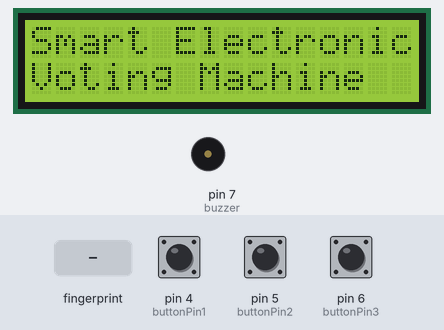
A sketch run on a simulated Arduino Uno, built with avr-gcc and run on an emulated ATmega328P. On the bench: 16×2 character LCD, buzzer (waves = sounding, pin HIGH). The test bench sets the inputs (shaded band); at power-on: pin 4 (buttonPin1) LOW, pin 5 (buttonPin2) LOW, pin 6 (buttonPin3) LOW. What the sketch prints to the serial monitor is not drawn.

Above: at 1.2 s.
At 5.3 s:
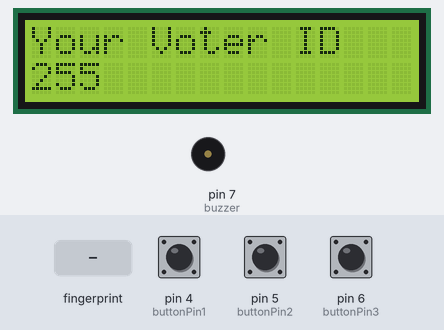
5.4 s: pin 4 (buttonPin1) pulled HIGH for 3.2 s
At 11.7 s:
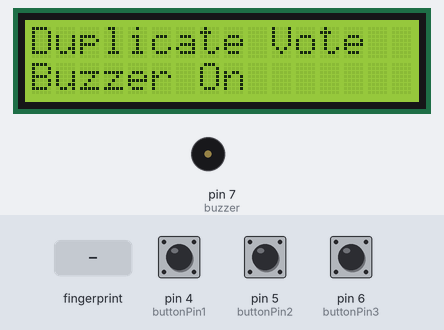
13.9 s: finger stored as number 1 placed on the sensor
At 22.9 s:
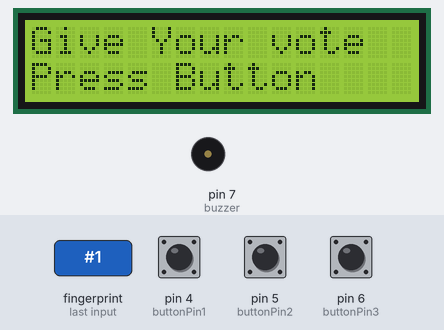
Timing chart, 0 to 23.2 s (numbered marks = the images above; inputs shaded):
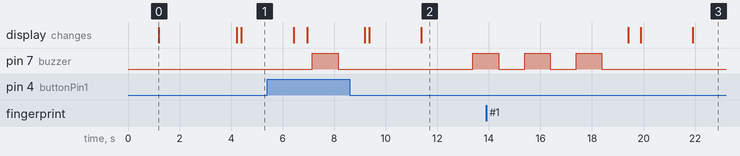

Measured:
- after the input at 5.4 s, pin 7 (buzzer): LOW → HIGH after 1.8 s, → LOW 1.0 s later, → HIGH 5.2 s later; the display: first differs from a run without the input after 1.6 s (image 2 shows a later state)
- what the display in image 0 shows lasts 3.0 s, from 1.2 s to 4.2 s

The sketch:

EVM_Arduino_Fingerprint_sensor.ino
```cpp
#include <Adafruit_Fingerprint.h>
#include <SoftwareSerial.h>
#include <LiquidCrystal_I2C.h>

LiquidCrystal_I2C lcd(0x27, 16, 2); // Define LCD address, column, row
SoftwareSerial mySerial(2, 3); // RX, TX for fingerprint sensor
const int buttonPin1 = 4;
const int buttonPin2 = 5;
const int buttonPin3 = 6;
const int buzzer = 7;

int buttonState1 = 0;
int buttonState2 = 0;
int buttonState3 = 0;
Adafruit_Fingerprint finger = Adafruit_Fingerprint(&mySerial);

int id = 0, previous_voter_id = 0, vote_taken = 0;
int party_1_count = 0, party_2_count = 0, party_3_count = 0;
String winner_name = "";

void setup()
{
  pinMode(buzzer, OUTPUT);
  pinMode(buttonPin1, INPUT);
  pinMode(buttonPin2, INPUT);
  pinMode(buttonPin3, INPUT);

  // Initialize LCD
  lcd.init();
  lcd.backlight();
  Serial.begin(9600);
  while (!Serial); // Wait for serial to be ready

  delay(100);
  Serial.println("\n\nAdafruit finger detect test");

  // Set data rate for fingerprint sensor
  finger.begin(57600);

  if (finger.verifyPassword()) {
    Serial.println("Found fingerprint sensor!");
  } else {
    Serial.println("Did not find fingerprint sensor :(");
    while (1) { delay(1); }
  }

  finger.getTemplateCount();
  Serial.print("Sensor contains "); Serial.print(finger.templateCount);
  Serial.println(" templates");

  lcd.clear();
  lcd.setCursor(0, 0);
  lcd.print("Smart Electronic");
  lcd.setCursor(0, 1);
  lcd.print("Voting Machine");
  delay(3000);
}

void loop()
{
  vote_taken = 0;
  lcd.clear();
  lcd.setCursor(0, 0);
  lcd.print("Please place your");
  lcd.setCursor(0, 1);
  lcd.print("finger");

  delay(100);
  id = getFingerprintIDez(); // Get fingerprint ID

  if(id > 0)
  {
    lcd.clear();
    lcd.setCursor(0, 0);
    lcd.print("Your Voter ID");
    lcd.setCursor(0, 1);
    lcd.print(id);
    delay(2000);

    if(id == 4)
    {
      winner_name = getWinner();
      displayWinner(winner_name);
      while(1); // End the loop after showing the winner
    }

    if(previous_voter_id != id)
    {
      handleVoting();
    }
    else
    {
      handleDuplicateVote();
    }
  }
}

void handleVoting()
{
  vote_taken = 0;
  do
  {
    lcd.clear();
    lcd.setCursor(0, 0);
    lcd.print("Give Your vote");
    lcd.setCursor(0, 1);
    lcd.print("Press Button");

    delay(500);
    previous_voter_id = id;
    buttonState1 = digitalRead(buttonPin1);
    buttonState2 = digitalRead(buttonPin2);
    buttonState3 = digitalRead(buttonPin3);

    if (buttonState1 == HIGH)
    {
      party_1_count++;
      vote_taken = 1;
    }
    else if(buttonState2 == HIGH)
    {
      party_2_count++;
      vote_taken = 1;
    }
    else if(buttonState3 == HIGH)
    {
      party_3_count++;
      vote_taken = 1;
    }

    if(vote_taken == 1)
    {
      lcd.clear();
      lcd.setCursor(0, 0);
      lcd.print("Thanks for your");
      lcd.setCursor(0, 1);
      lcd.print("vote");
      delay(200);
      digitalWrite(buzzer, HIGH);
      delay(1000);
      digitalWrite(buzzer, LOW);
      delay(1000);
    }
  } while(vote_taken == 0);
}

void handleDuplicateVote()
{
  lcd.clear();
  lcd.setCursor(0, 0);
  lcd.print("Duplicate Vote");
  lcd.setCursor(0, 1);
  lcd.print("Buzzer On");
  delay(2000);

  for(int i = 0; i < 3; i++) {
    digitalWrite(buzzer, HIGH);
    delay(1000);
    digitalWrite(buzzer, LOW);
    delay(1000);
  }
}

String getWinner()
{
  if(party_1_count > party_2_count && party_1_count > party_3_count)
    return "BJP";
  else if(party_2_count > party_1_count && party_2_count > party_3_count)
    return "NCP";
  else
    return "Congress";
}

void displayWinner(String winner)
{
  lcd.clear();
  lcd.setCursor(0, 0);
  lcd.print("Winner Party:");
  lcd.setCursor(0, 1);
  lcd.print(winner);
}

uint8_t getFingerprintIDez()
{
  uint8_t p = finger.getImage();
  if (p != FINGERPRINT_OK)  return -1;

  p = finger.image2Tz();
  if (p != FINGERPRINT_OK)  return -1;

  p = finger.fingerFastSearch();
  if (p != FINGERPRINT_OK)  return -1;

  Serial.print("Found ID #"); Serial.print(finger.fingerID);
  Serial.print(" with confidence of "); Serial.println(finger.confidence);
  return finger.fingerID;
}
```
